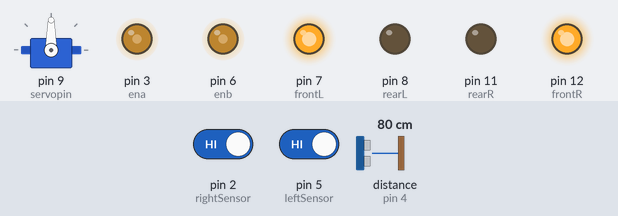
The sketch below on a simulated Arduino Uno, built with avr-gcc and run on an emulated ATmega328P. On the bench: servo, output pins drawn as LEDs (lit = HIGH). Wiring (inferred from the names in the program): ultrasonic range finder: trigger pin 10; echo pin 4. Dashed ring = blinking. The inputs (shaded band) are chosen by the test bench; at power-on: distance to the obstacle (sensor on pin 4) 80 cm, pin 5 (leftSensor) HIGH, pin 2 (rightSensor) HIGH. The echo pulse lasts 58.3 µs per cm; pins used as bus, display or sensor lines are not drawn.

Above: at 1.5 s.
1.6 s: distance to the obstacle (sensor on pin 4) set to 22 cm
3.1 s: distance to the obstacle (sensor on pin 4) set to 19 cm
At 3.49 s:
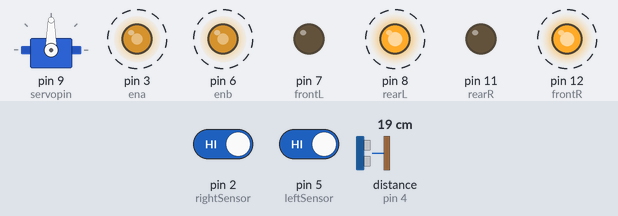
6.1 s: pin 5 (leftSensor) driven LOW
At 6.51 s:
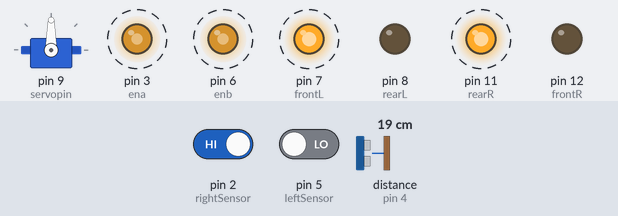
9.1 s: pin 5 (leftSensor) driven HIGH
At 9.38 s:
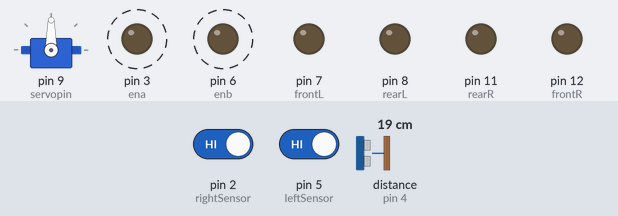
12.1 s: distance to the obstacle (sensor on pin 4) set to 35 cm
At 12.25 s:
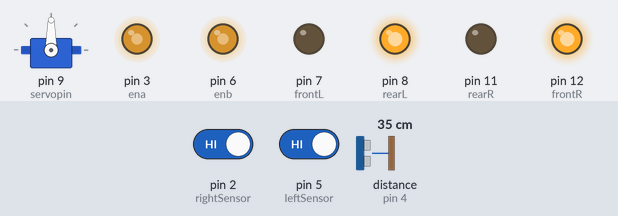
13.8 s: pin 2 (rightSensor) driven LOW
At 14.4 s:
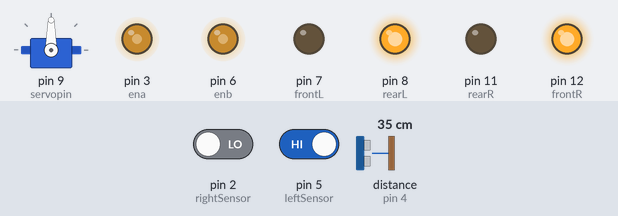
Timing chart, 0 to 16.4 s (numbered marks = the images above; inputs shaded):
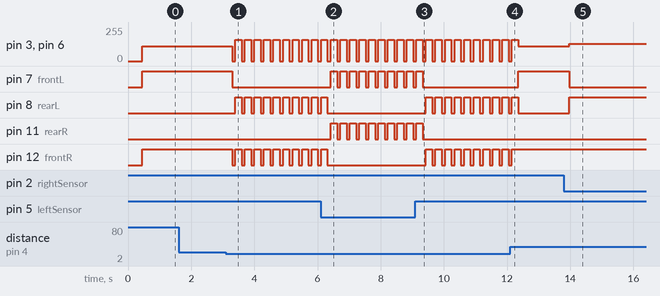

Measured:
- the behaviour switches between 21 and 20 cm on distance to the obstacle (sensor on pin 4) (found by bisection; images 0 and 1)
- after the input at 1.6 s, every drawn part: stays the same
- after the input at 3.1 s, pin 3 (ena), pin 6 (enb): alternates 160/255 for 0.20 s and 0/255 for 0.10 s, starting after 0.20 s; pin 7 (frontL): HIGH → LOW after 0.20 s; pin 8 (rearL): alternates HIGH for 0.20 s and LOW for 0.10 s, starting after 0.30 s; pin 12 (frontR): alternates HIGH for 0.20 s and LOW for 0.10 s, starting after 0.20 s
- after the input at 6.1 s, pin 7 (frontL), pin 11 (rearR): alternates HIGH for 0.20 s and LOW for 0.10 s, starting after 0.32 s; pin 8 (rearL), pin 12 (frontR): goes on until 6.3 s, then stays LOW
- after the input at 9.1 s, pin 7 (frontL), pin 11 (rearR): goes on until 9.3 s, then stays LOW; pin 8 (rearL), pin 12 (frontR): alternates HIGH for 0.20 s and LOW for 0.10 s, starting after 0.33 s
- after the input at 12.1 s, pin 7 (frontL): LOW → HIGH after 0.25 s; pin 8 (rearL): goes on until 12.4 s, then stays LOW; pin 12 (frontR): goes on until 12.1 s, then stays HIGH
- after the input at 13.8 s, pin 3 (ena), pin 6 (enb): 110/255 → 130/255 after 0.17 s; pin 7 (frontL): HIGH → LOW after 0.17 s; pin 8 (rearL): LOW → HIGH after 0.17 s

The sketch:

epic_jaagub.ino
```cpp
#include <Servo.h>

const int ena = 3;
const int frontR = 12;
const int rearR = 11;
const int enb = 6;
const int frontL = 7;
const int rearL = 8;

const int echopin = 4;
const int trigpin = 10;
const int servopin = 9;

const int frontlimit = 20;

const int leftSensor = 5;
const int rightSensor = 2;
Servo head;
int distanceL, distanceF, distanceR;

void speed() {
  analogWrite(ena, 110);
  analogWrite(enb, 110);
}

void turningSpeedBig() {
  analogWrite(ena, 160);
  analogWrite(enb, 160);
}

void turningSpeedSmall() {
  analogWrite(ena, 130);
  analogWrite(enb, 130);
}

void goForward() {
  digitalWrite(frontR, HIGH);
  digitalWrite(rearR, LOW);
  digitalWrite(frontL, HIGH);
  digitalWrite(rearL, LOW);
  speed();
}

void goRight() {
  digitalWrite(frontR, LOW);
  digitalWrite(rearR, HIGH);
  digitalWrite(frontL, HIGH);
  digitalWrite(rearL, LOW);
  turningSpeedBig();
}

void goRightSmall() {
  digitalWrite(frontR, LOW);
  digitalWrite(rearR, HIGH);
  digitalWrite(frontL, HIGH);
  digitalWrite(rearL, LOW);
  turningSpeedSmall();
}

void goLeft()
{
  digitalWrite(frontR, HIGH);
  digitalWrite(rearR, LOW);
  digitalWrite(frontL, LOW);
  digitalWrite(rearL, HIGH);
  turningSpeedBig();
}

void goLeftSmall()
{
  digitalWrite(frontR, HIGH);
  digitalWrite(rearR, LOW);
  digitalWrite(frontL, LOW);
  digitalWrite(rearL, HIGH);
  turningSpeedSmall();
}

void Stop()
{
  digitalWrite(frontR, LOW);
  digitalWrite(rearR, LOW);
  digitalWrite(frontL, LOW);
  digitalWrite(rearL, LOW);
  analogWrite(ena,0);
  analogWrite(enb,0);
}
int measureDistance() {
  digitalWrite(trigpin, LOW);
  delayMicroseconds(2);
  digitalWrite(trigpin, HIGH);
  delayMicroseconds(10);
  digitalWrite(trigpin, LOW);

  long duration = pulseIn(echopin, HIGH);
  int distance = duration * 0.034 / 2;
  return distance;
}

int measure(){
  head.write(90);
  delay(150);
  return measureDistance();
}
void setup() {
  pinMode(ena, OUTPUT);
  pinMode(frontR, OUTPUT);
  pinMode(rearR, OUTPUT);
  pinMode(enb, OUTPUT);
  pinMode(frontL, OUTPUT);
  pinMode(rearL, OUTPUT);
  pinMode(leftSensor, INPUT);
  pinMode(rightSensor, INPUT);
  pinMode(trigpin, OUTPUT);
  pinMode(echopin, INPUT);
  head.attach(servopin);
  delay(300);
  Serial.begin(9600);
}

void solvemaze() {
    distanceF = measure();
    int leftValue = digitalRead(leftSensor);
    int rightValue = digitalRead(rightSensor);
    // detects a wall less than 20 centimeters away
    if (distanceF < frontlimit) {
        Stop();
        delay(100);
        // detects a wall on the left, goes right
        if (leftValue == LOW) {
            goRight();
        }
        // otherwise goes left
        else {
            goLeft();
        }
    }
    // detects a wall on the left, goes slighty right
    else if (leftValue == LOW) {
        goRightSmall();
    }
    // detects a wall on the right, goes slighty left
    else if (rightValue == LOW){
        goLeftSmall();
    }
    // otherwise goes straight
    else {
        goForward();
    }

    delay(50);
}
void loop() {
  solvemaze(); }
```
